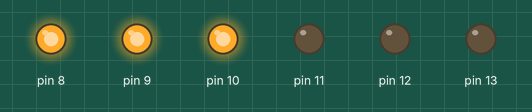
The sketch below on a simulated Arduino Uno, built with avr-gcc and run on an emulated ATmega328P. Parts: output pins drawn as LEDs (lit = HIGH).

Above: at 0.2 s.
At 1.7 s:
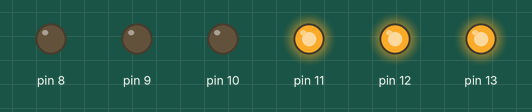
Timing chart, 0 to 3.0 s (numbered marks = the images above):
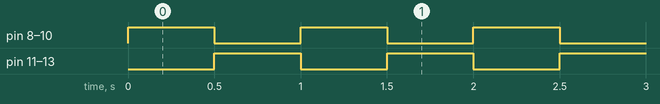

Measured:
- by itself, pin 8–13: alternates HIGH for 0.50 s and LOW for 0.50 s

The sketch:

Exercicio_3.ino
```cpp
void setup() {
  pinMode(8, OUTPUT);
  pinMode(9, OUTPUT);
  pinMode(10, OUTPUT);
  pinMode(11, OUTPUT);
  pinMode(12, OUTPUT);
  pinMode(13, OUTPUT);
}

void loop() {
  // três acesos, três apagados
  digitalWrite(8, HIGH);
  digitalWrite(9, HIGH);
  digitalWrite(10, HIGH);
  digitalWrite(11, LOW);
  digitalWrite(12, LOW);
  digitalWrite(13, LOW);
  delay(500);

  // inverte
  digitalWrite(8, LOW);
  digitalWrite(9, LOW);
  digitalWrite(10, LOW);
  digitalWrite(11, HIGH);
  digitalWrite(12, HIGH);
  digitalWrite(13, HIGH);
  delay(500);
}
```
